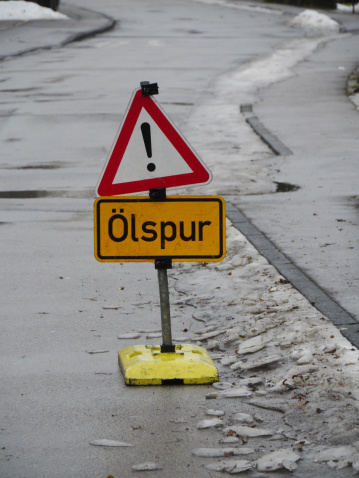
#> input picture Tensorflow/trafficsign-classifier/traffic-signs-data/sign1.jpg, 359 x 478 px
$ python -i lesson_functions.py   (imports and definitions only)   (older library calls are emulated)
#> lines starting #> are read from the running program, lines starting #| are printed output that depends on the picture
import cv2
import numpy as np
import matplotlib.image as mpimg
import matplotlib.pyplot as plt

from skimage.feature import hog


def subplots(plots, images, titles, cmap="hot"):
    f, axes = plt.subplots(1, plots, figsize=(24, 9))
    f.tight_layout()

    for i in range(plots):
        axes[i].set_title(titles[i])
        axes[i].imshow(images[i], cmap=cmap)

    plt.show()


# Define a function to return HOG features and visualization
def get_hog_features(img, orient, pix_per_cell, cell_per_block,
                     vis=False, feature_vec=True):
    # Call with two outputs if vis==True
    if vis:
        features, hog_image = hog(img, orientations=orient,
                                  pixels_per_cell=(pix_per_cell, pix_per_cell),
                                  cells_per_block=(cell_per_block, cell_per_block),
                                  transform_sqrt=True,
                                  visualise=vis, feature_vector=feature_vec)
        return features, hog_image
    # Otherwise call with one output
    else:
        features = hog(img, orientations=orient,
                       pixels_per_cell=(pix_per_cell, pix_per_cell),
                       cells_per_block=(cell_per_block, cell_per_block),
                       transform_sqrt=True,
                       visualise=vis, feature_vector=feature_vec)
        return features


# Define a function to compute binned color features
def bin_spatial(img, size=(32, 32), show=False):
    # Use cv2.resize().ravel() to create the feature vector
    features = cv2.resize(img, size).ravel()
    if show:
        plt.plot(features)
        plt.title("Spatial binned features")
        plt.show()

    # Return the feature vector
    return features


# Define a function to compute color histogram features
# NEED TO CHANGE bins_range if reading .png files with mpimg!
def color_hist(img, nbins=32, bins_range=(0, 256), show=True):
    # Compute the histogram of the color channels separately
    channel1_hist = np.histogram(img[:, :, 0], bins=nbins, range=bins_range)
    channel2_hist = np.histogram(img[:, :, 1], bins=nbins, range=bins_range)
    channel3_hist = np.histogram(img[:, :, 2], bins=nbins, range=bins_range)
    # Concatenate the histograms into a single feature vector
    hist_features = np.concatenate((channel1_hist[0], channel2_hist[0], channel3_hist[0]))

    bin_edges = channel1_hist[1]
    bin_centers = (bin_edges[1:] + bin_edges[0:len(bin_edges) - 1]) / 2

    if show:
        for i, hist in enumerate([channel1_hist, channel2_hist, channel3_hist]):
            plt.bar(bin_centers, hist[0])
            plt.xlim(0, 256)
            plt.title('Channel ' + str(i + 1) + ' histogram')
            plt.show()
    # Return the individual histograms, bin_centers and feature vector
    return hist_features


def convert_colorspace(image, color_space):
    if color_space != 'RGB':
        if color_space == 'HSV':
            return cv2.cvtColor(image, cv2.COLOR_RGB2HSV)
        elif color_space == 'LUV':
            return cv2.cvtColor(image, cv2.COLOR_RGB2LUV)
        elif color_space == 'HLS':
            return cv2.cvtColor(image, cv2.COLOR_RGB2HLS)
        elif color_space == 'YUV':
            return cv2.cvtColor(image, cv2.COLOR_RGB2YUV)
        elif color_space == 'YCrCb':
            return cv2.cvtColor(image, cv2.COLOR_RGB2YCrCb)
    else:
        return np.copy(image)


# Define a function that takes an image,
# start and stop positions in both x and y,
# window size (x and y dimensions),
# and overlap fraction (for both x and y)
# [52 lines left out: functions slide_window, draw_boxes, not called in this run]


def single_img_features(img, color_space='RGB', spatial_size=(32, 32),
                        hist_bins=32, orient=9,
                        pix_per_cell=8, cell_per_block=2, hog_channel=0,
                        spatial_feat=True, hist_feat=True, hog_feat=True, show=True):
    # 1) Define an empty list to receive features
    img_features = []
    # 2) Apply color conversion if other than 'RGB'
    feature_image = convert_colorspace(img, color_space)
    if show:
        subplots(4, [img, feature_image[:, :, 0], feature_image[:, :, 1], feature_image[:, :, 2]],
                 ["Original image",
                  color_space + " channel: " + str(1),
                  color_space + " channel: " + str(2),
                  color_space + " channel: " + str(3)])
    # 3) Compute spatial features if flag is set
    if spatial_feat:
        spatial_features = bin_spatial(feature_image, size=spatial_size, show=show)
        # 4) Append features to list
        img_features.append(spatial_features)
    # 5) Compute histogram features if flag is set
    if hist_feat:
        hist_features = color_hist(feature_image, nbins=hist_bins, show=show)
        # 6) Append features to list
        img_features.append(hist_features)
    # 7) Compute HOG features if flag is set
    cell_size = (pix_per_cell, pix_per_cell)  # h x w in pixels
    block_size = (cell_per_block, cell_per_block)  # h x w in cells
    nbins = orient  # number of orientation bins

    # winSize is the size of the image cropped to an multiple of the cell size
    hog_descriptor = cv2.HOGDescriptor(_winSize=(feature_image.shape[1] // cell_size[1] * cell_size[1],
                                                 feature_image.shape[0] // cell_size[0] * cell_size[0]),
                                       _blockSize=(block_size[1] * cell_size[1],
                                                   block_size[0] * cell_size[0]),
                                       _blockStride=(cell_size[1], cell_size[0]),
                                       _cellSize=(cell_size[1], cell_size[0]),
                                       _nbins=nbins)

    if hog_feat:
        if hog_channel == 'ALL':
            hog_features = []
            for channel in range(feature_image.shape[2]):
                hist = hog_descriptor.compute(feature_image[:, :, channel])
                hog_features.append(hist.ravel())
                if show:
                    _, hog_image = hog(feature_image[:, :, channel], orientations=orient,
                                       pixels_per_cell=(pix_per_cell, pix_per_cell),
                                       cells_per_block=(cell_per_block, cell_per_block), visualise=True,
                                       feature_vector=False)
                    plt.imshow(hog_image, cmap='gray')
                    plt.title('HOG Visualization for channel ' + str(channel + 1))
                    plt.show()
        else:
            hog_features = get_hog_features(feature_image[:, :, hog_channel], orient,
                                            pix_per_cell, cell_per_block, vis=False, feature_vec=True)
        # 8) Append features to list
        img_features.append(hog_features)

    # 9) Return concatenated array of features
    img_features[-1] = np.concatenate(img_features[-1]).ravel()
    return np.concatenate(img_features)


# Define a function to extract features from a list of images
# Have this function call bin_spatial() and color_hist()
# [73 lines left out: functions extract_features, search_windows, create_windows, not called in this run]

>>> import cv2
>>> picture = cv2.cvtColor(cv2.imread('../Tensorflow/trafficsign-classifier/traffic-signs-data/sign1.jpg'), cv2.COLOR_BGR2RGB)
>>> result = single_img_features(picture)
#> in subplots, `plt.show()`:
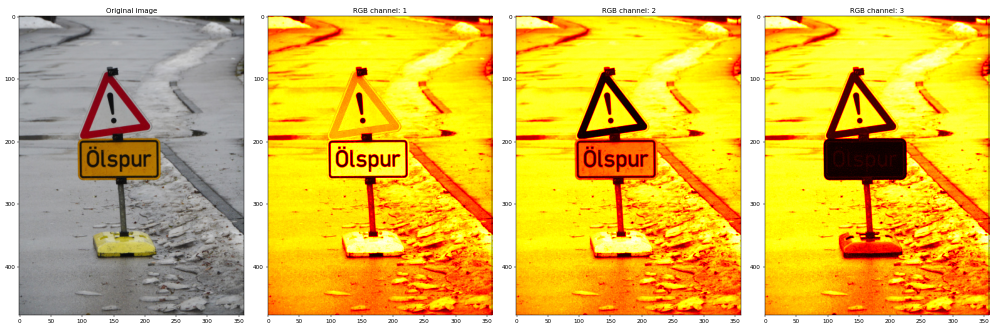
#> figure drawn by matplotlib, 4 panels
#> in bin_spatial, `features = cv2.resize(img, size).ravel()`: features = 3072 values, max 209 at index 8, min 0 at index 1108, mean 140.5
#> in bin_spatial, `plt.show()`:
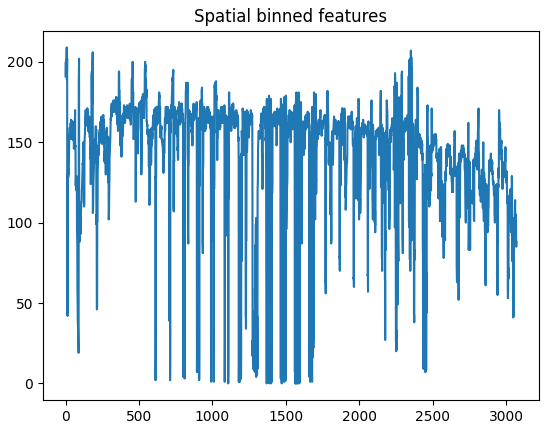
#> figure drawn by matplotlib, 1 panel; curve peaks at x = 8, y = 209
#> in single_img_features, `spatial_features = bin_spatial(feature_image, size=spatial_size, show=..`: spatial_features has the same summary as features in bin_spatial
#> in color_hist, `hist_features = np.concatenate((channel1_hist[0], channel2_hist[0], ch..`: hist_features = 96 values, max 38366 at index 20, min 0 at index 28, mean 5362.6
#> in color_hist, `bin_edges = channel1_hist[1]`: bin_edges = 33 values from 0 to 256
#> in color_hist, `bin_centers = (bin_edges[1:] + bin_edges[0:len(bin_edges) - 1]) / 2`: bin_centers = 32 values from 4 to 252
#> the loop in color_hist, `for i, hist in enumerate([channel1_hist, channel2_hist, channel3_hist]):` made 3 passes
#> pass 1, in color_hist, `plt.show()`:
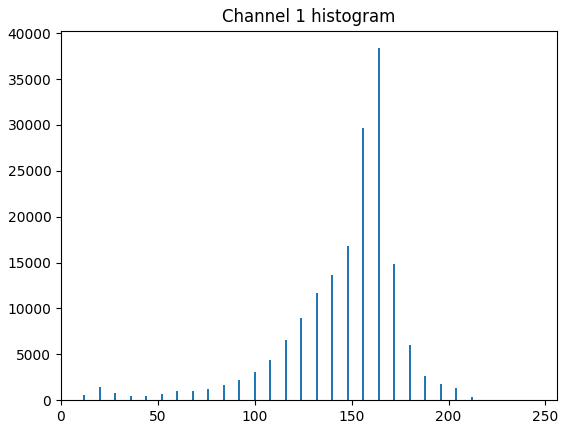
#> figure drawn by matplotlib, 1 panel; tallest bar 38366 high, from x = 163.6 to 164.4
#> pass 2, in color_hist, `plt.show()`:
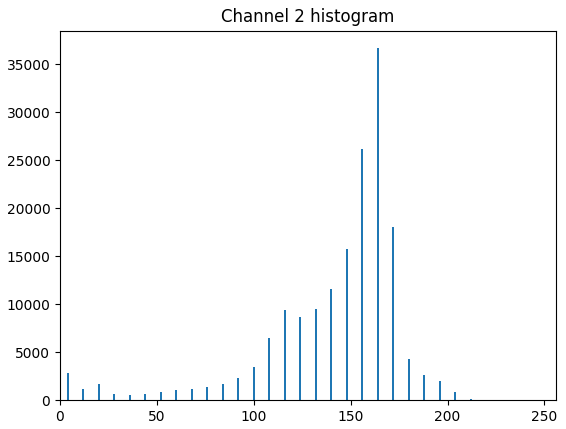
#> figure drawn by matplotlib, 1 panel; tallest bar 36682 high, from x = 163.6 to 164.4
#> in get_hog_features, `features = hog(img, orientations=orient, pixels_per_cell=(pix_per_cell..`:
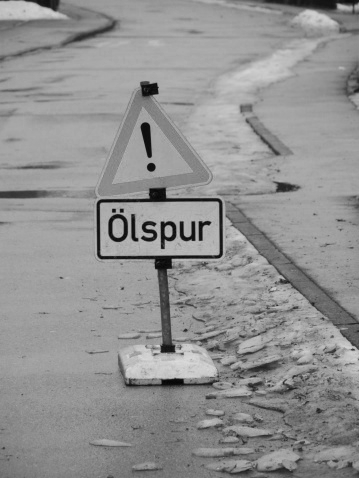
#> img: shape (478, 359); min 3, max 221, mean 145.3
#> (the run stopped early here; a loop or call above may not have finished)

$ run again, on Tensorflow/trafficsign-classifier/traffic-signs-data/sign11.jpg
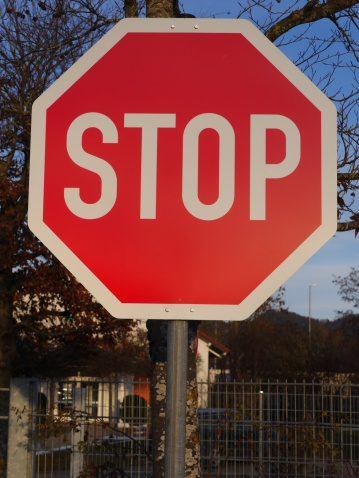
#> input picture Tensorflow/trafficsign-classifier/traffic-signs-data/sign11.jpg, 359 x 478 px
#> features = 3072 values, max 220 at index 1752, min 2 at index 1841, mean 84.93
#> in bin_spatial, `plt.show()`:
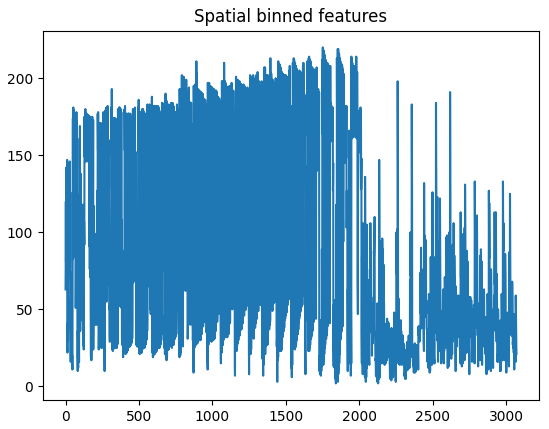
#> figure drawn by matplotlib, 1 panel; curve peaks at x = 1752, y = 220
#> spatial_features has the same summary as features in bin_spatial
#> in color_hist, `hist_features = np.concatenate((channel1_hist[0], channel2_hist[0], ch..`: hist_features = 96 values, max 33027 at index 35, min 0 at index 63, mean 5362.6
#> bin_edges = 33 values from 0 to 256
#> bin_centers = 32 values from 4 to 252
#> the loop in color_hist, `for i, hist in enumerate([channel1_hist, channel2_hist, channel3_hist]):` made 3 passes
#> in get_hog_features, `features = hog(img, orientations=orient, pixels_per_cell=(pix_per_cell..`:
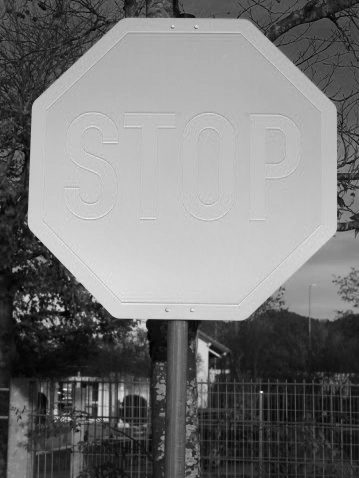
#> img: shape (478, 359); min 0, max 254, mean 119.6

$ run again, on Tensorflow/trafficsign-classifier/traffic-signs-data/sign12.jpg
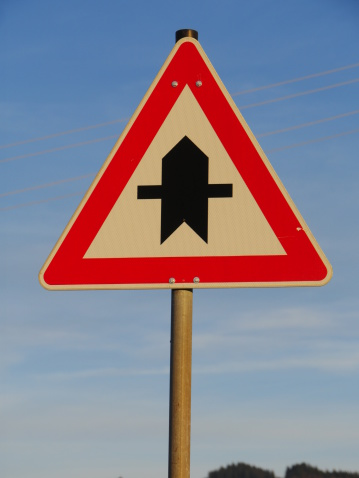
#> input picture Tensorflow/trafficsign-classifier/traffic-signs-data/sign12.jpg, 359 x 478 px
#> features = 3072 values, max 221 at index 1644, min 0 at index 337, mean 134.4
#> in bin_spatial, `plt.show()`:
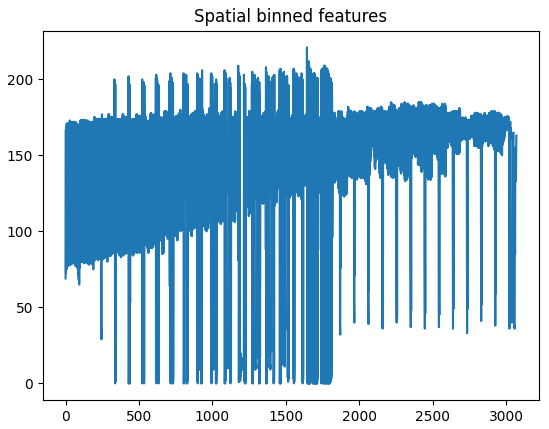
#> figure drawn by matplotlib, 1 panel; curve peaks at x = 1644, y = 221
#> spatial_features has the same summary as features in bin_spatial
#> in color_hist, `hist_features = np.concatenate((channel1_hist[0], channel2_hist[0], ch..`: hist_features = 96 values, max 66200 at index 86, min 0 at index 0, mean 5362.6
#> bin_edges = 33 values from 0 to 256
#> bin_centers = 32 values from 4 to 252
#> the loop in color_hist, `for i, hist in enumerate([channel1_hist, channel2_hist, channel3_hist]):` made 3 passes
#> in get_hog_features, `features = hog(img, orientations=orient, pixels_per_cell=(pix_per_cell..`:
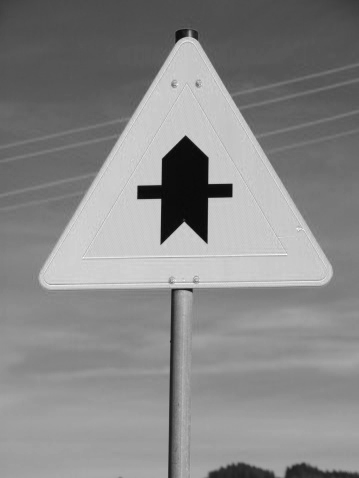
#> img: shape (478, 359); min 8, max 255, mean 135.8

$ run again, on Tensorflow/trafficsign-classifier/traffic-signs-data/sign14.jpg
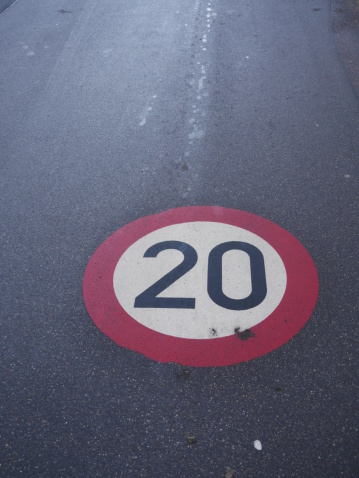
#> input picture Tensorflow/trafficsign-classifier/traffic-signs-data/sign14.jpg, 359 x 478 px
#> features = 3072 values, max 203 at index 1673, min 39 at index 3069, mean 106.2
#> in bin_spatial, `plt.show()`:
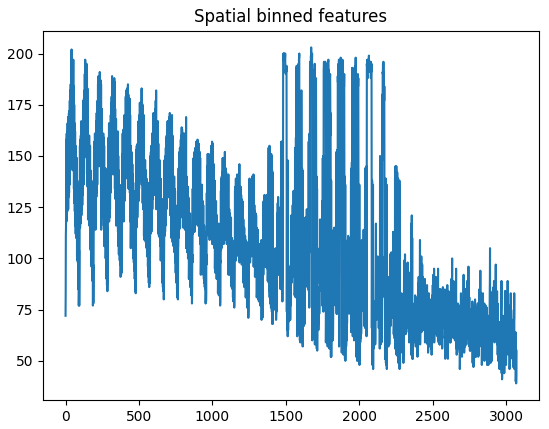
#> figure drawn by matplotlib, 1 panel; curve peaks at x = 1673, y = 203
#> spatial_features has the same summary as features in bin_spatial
#> in color_hist, `hist_features = np.concatenate((channel1_hist[0], channel2_hist[0], ch..`: hist_features = 96 values, max 22505 at index 39, min 0 at index 0, mean 5362.6
#> bin_edges = 33 values from 0 to 256
#> bin_centers = 32 values from 4 to 252
#> the loop in color_hist, `for i, hist in enumerate([channel1_hist, channel2_hist, channel3_hist]):` made 3 passes
#> in get_hog_features, `features = hog(img, orientations=orient, pixels_per_cell=(pix_per_cell..`:
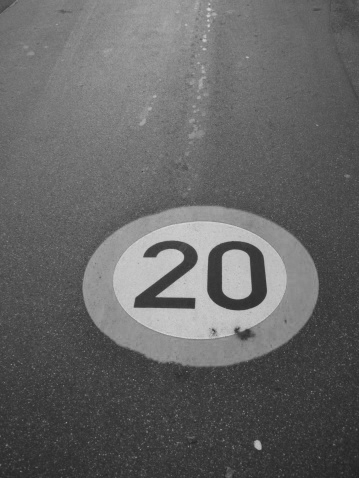
#> img: shape (478, 359); min 33, max 212, mean 101
